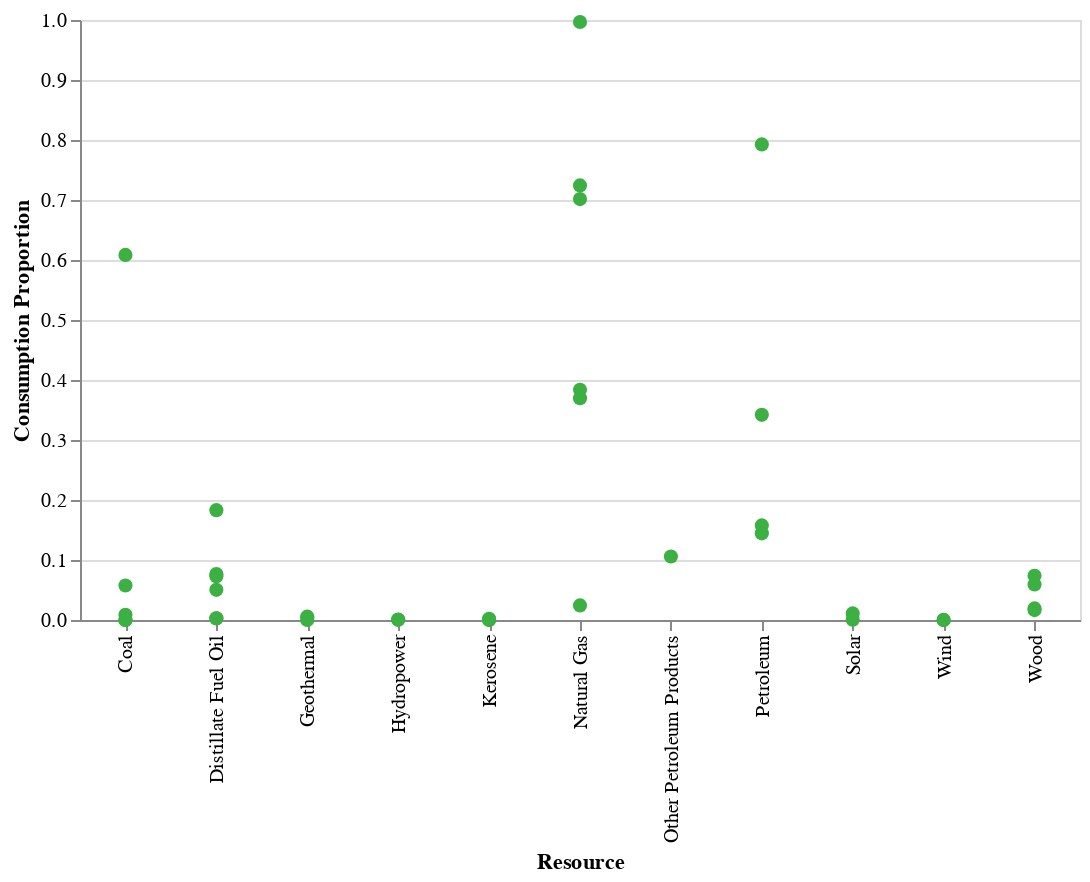

Write notebook code for a chart like this one.
### Code cell
selection = alt.selection(type='multi', fields=['Sector'])

alt.Chart(sector_data).mark_circle().encode(
    x = 'Resource',
    y = 'Consumption Proportion',
    color = alt.value('#3cb043'),
    # size = alt.value(50),
    size = alt.condition(selection, alt.value(50), alt.value(30)),
    opacity = alt.condition(selection, alt.value(1), alt.value(.3)),
    tooltip = ['Sector', 'Consumption Proportion']
).properties(width=500).add_selection(selection)

### Figure 1 — Vega-Lite specification as saved in the notebook (floating-point values rounded to 4 significant figures)
{"config": {"view": {"continuousWidth": 400, "continuousHeight": 300}}, "data": {"name": "data-0003900c7fa0aa5cef9185d3e108425f"}, "mark": "circle", "encoding": {"color": {"value": "#3cb043"}, "opacity": {"condition": {"value": 1, "selection": "selector030"}, "value": 0.3}, "size": {"condition": {"value": 50, "selection": "selector030"}, "value": 30}, "tooltip": [{"field": "Sector", "type": "nominal"}, {"field": "Consumption Proportion", "type": "quantitative"}], "x": {"field": "Resource", "type": "nominal"}, "y": {"field": "Consumption Proportion", "type": "quantitative"}}, "selection": {"selector030": {"type": "multi", "fields": ["Sector"]}}, "width": 500, "$schema": "https://vega.github.io/schema/vega-lite/v4.17.0.json", "datasets": {"data-0003900c7fa0aa5cef9185d3e108425f": [{"Sector": "Commercial", "Resource": "Coal", "Consumption": 787.1, "Consumption Proportion": 0.008713}, {"Sector": "Commercial", "Resource": "Distillate Fuel Oil", "Consumption": 6926.0, "Consumption Proportion": 0.07667}, {"Sector": "Commercial", "Resource": "Geothermal", "Consumption": 386.4, "Consumption Proportion": 0.004277}, {"Sector": "Commercial", "Resource": "Hydropower", "Consumption": 19.71, "Consumption Proportion": 0.0002181}, {"Sector": "Commercial", "Resource": "Kerosene", "Consumption": 43.34, "Consumption Proportion": 0.0004798}, {"Sector": "Commercial", "Resource": "Natural Gas", "Consumption": 65430.0, "Consumption Proportion": 0.7243}, {"Sector": "Commercial", "Resource": "Petroleum", "Consumption": 14240.0, "Consumption Proportion": 0.1577}, {"Sector": "Commercial", "Resource": "Solar", "Consumption": 996.1, "Consumption Proportion": 0.01103}, {"Sector": "Commercial", "Resource": "Wind", "Consumption": 17.08, "Consumption Proportion": 0.0001891}, {"Sector": "Commercial", "Resource": "Wood", "Consumption": 1490.0, "Consumption Proportion": 0.01649}, {"Sector": "Electric Power", "Resource": "Coal", "Consumption": 296000.0, "Consumption Proportion": 0.6085}, {"Sector": "Electric Power", "Resource": "Distillate Fuel Oil", "Consumption": 1277.0, "Consumption Proportion": 0.002624}, {"Sector": "Electric Power", "Resource": "Natural Gas", "Consumption": 179800.0, "Consumption Proportion": 0.3696}, {"Sector": "Electric Power", "Resource": "Wood", "Consumption": 9394.0, "Consumption Proportion": 0.01931}, {"Sector": "Industrial", "Resource": "Coal", "Consumption": 27190.0, "Consumption Proportion": 0.05749}, {"Sector": "Industrial", "Resource": "Distillate Fuel Oil", "Consumption": 23770.0, "Consumption Proportion": 0.05025}, {"Sector": "Industrial", "Resource": "Geothermal", "Consumption": 82.36, "Consumption Proportion": 0.0001741}, {"Sector": "Industrial", "Resource": "Hydropower", "Consumption": 315.3, "Consumption Proportion": 0.0006665}, {"Sector": "Industrial", "Resource": "Kerosene", "Consumption": 53.13, "Consumption Proportion": 0.0001123}, {"Sector": "Industrial", "Resource": "Natural Gas", "Consumption": 181500.0, "Consumption Proportion": 0.3838}, {"Sector": "Industrial", "Resource": "Other Petroleum Products", "Consumption": 50100.0, "Consumption Proportion": 0.1059}, {"Sector": "Industrial", "Resource": "Petroleum", "Consumption": 161700.0, "Consumption Proportion": 0.3419}, {"Sector": "Industrial", "Resource": "Solar", "Consumption": 255.1, "Consumption Proportion": 0.0005394}, {"Sector": "Industrial", "Resource": "Wind", "Consumption": 8.524, "Consumption Proportion": 1.802e-05}, {"Sector": "Industrial", "Resource": "Wood", "Consumption": 27990.0, "Consumption Proportion": 0.05917}, {"Sector": "Refinery", "Resource": "Coal", "Consumption": 8.248, "Consumption Proportion": 0.000478}, {"Sector": "Refinery", "Resource": "Distillate Fuel Oil", "Consumption": 49.12, "Consumption Proportion": 0.002847}, {"Sector": "Refinery", "Resource": "Natural Gas", "Consumption": 17200.0, "Consumption Proportion": 0.9967}, {"Sector": "Residential", "Resource": "Coal", "Consumption": 0.0, "Consumption Proportion": 0.0}, {"Sector": "Residential", "Resource": "Distillate Fuel Oil", "Consumption": 9912.0, "Consumption Proportion": 0.07291}, {"Sector": "Residential", "Resource": "Geothermal", "Consumption": 759.4, "Consumption Proportion": 0.005586}, {"Sector": "Residential", "Resource": "Kerosene", "Consumption": 278.5, "Consumption Proportion": 0.002049}, {"Sector": "Residential", "Resource": "Natural Gas", "Consumption": 95360.0, "Consumption Proportion": 0.7015}, {"Sector": "Residential", "Resource": "Petroleum", "Consumption": 19630.0, "Consumption Proportion": 0.1444}, {"Sector": "Residential", "Resource": "Wood", "Consumption": 10000.0, "Consumption Proportion": 0.07359}, {"Sector": "Transportation", "Resource": "Coal", "Consumption": 0.0, "Consumption Proportion": 0.0}, {"Sector": "Transportation", "Resource": "Distillate Fuel Oil", "Consumption": 119400.0, "Consumption Proportion": 0.183}, {"Sector": "Transportation", "Resource": "Natural Gas", "Consumption": 15880.0, "Consumption Proportion": 0.02434}, {"Sector": "Transportation", "Resource": "Petroleum", "Consumption": 517100.0, "Consumption Proportion": 0.7926}]}}
